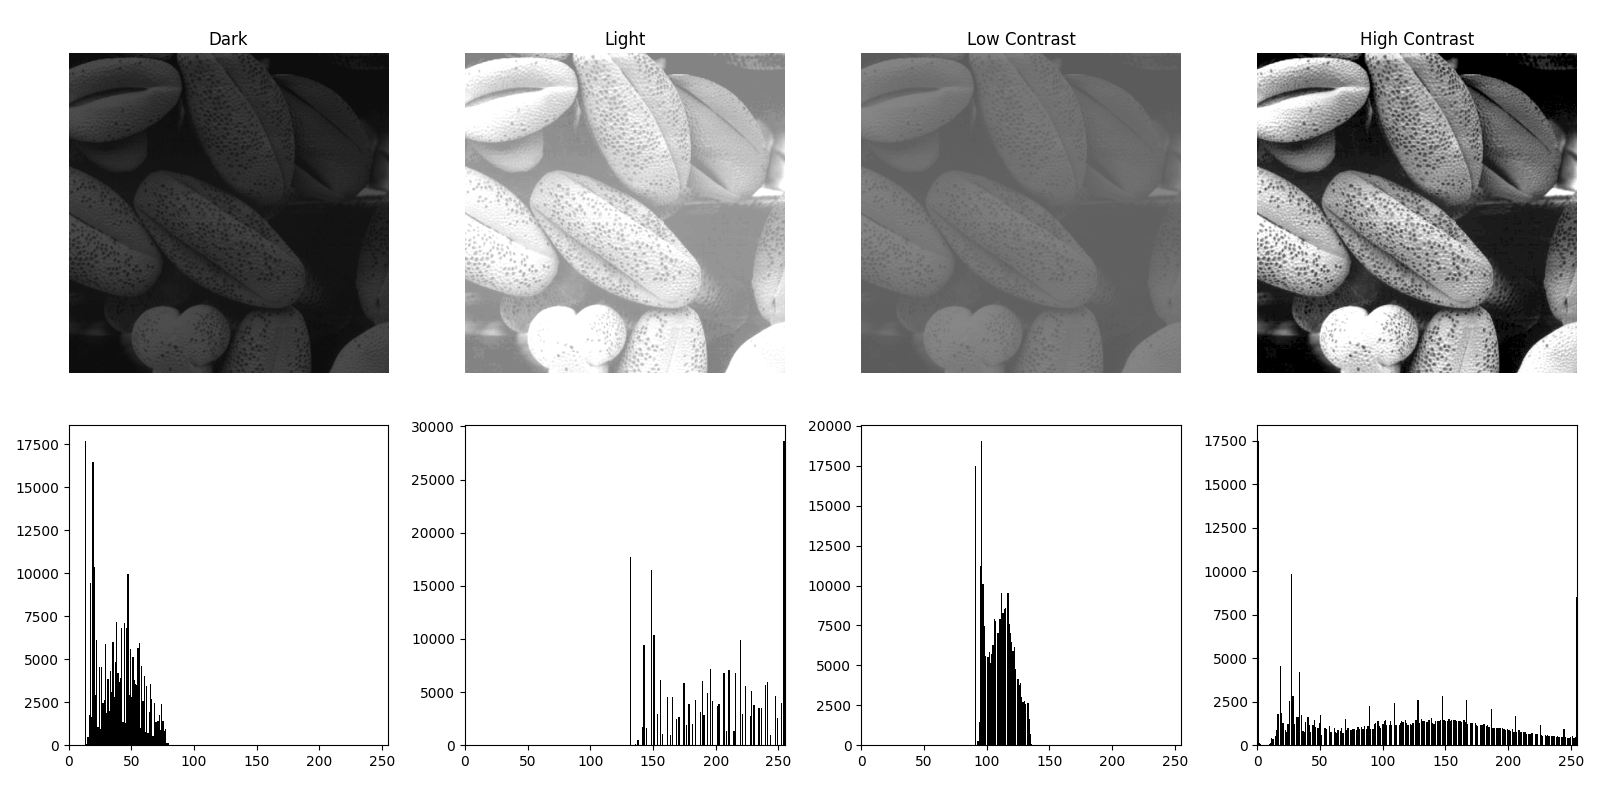

The Python source for this figure:

import sys
import os
import numpy as np
import matplotlib.pyplot as plt
from skimage.io import imread

base_dir = '/Users/michelkocher/michel/Data/DIP-DIPUM/DIP'
# Filenames key map
# MATLAB:
# f.dark = imread ('Pollen-dark.tif');
# f.light = imread ('Pollen-light.tif');
# f.lowcontrast = imread ('pollen-lowcontrast.tif');
# f.highcontrast = imread ('Pollen-high-contrast.tif');

files_map = [
    ('dark', 'Pollen-dark.tif', 'Dark'),
    ('light', 'Pollen-light.tif', 'Light'),
    ('lowcontrast', 'pollen-lowcontrast.tif', 'Low Contrast'),
    ('highcontrast', 'Pollen-high-contrast.tif', 'High Contrast')
]

images = []

for key, fname, title in files_map:
    path = os.path.join(base_dir, fname)
    img = imread(path)
    if img.ndim == 3: img = img[:,:,0]
    images.append((img, title))

# Plotting
fig, axes = plt.subplots(2, 4, figsize=(16, 8))

for i, (img, title) in enumerate(images):
    # Top row: Images
    ax_img = axes[0, i]
    # Use vmin=0, vmax=255 to show absolute intensity/contrast
    ax_img.imshow(img, cmap='gray', vmin=0, vmax=255)
    ax_img.set_title(title)
    ax_img.axis('off')

    # Bottom row: Histograms
    ax_hist = axes[1, i]
    counts, bins = np.histogram(img.ravel(), bins=256, range=(0, 255))
    # Plot bar. bins has 257 edges.
    # Use bin centers or left edges.
    # MATLAB bar usually centers on value if x is provided.
    # Here we just plot valid distribution.

    ax_hist.bar(bins[:-1], counts, width=1, color='black', align='edge')
    ax_hist.set_xlim([0, 255])
    # MATLAB has axis([0 255 0 max(N)]). matplotlib autolimits y usually fine.
    ax_hist.set_ylim([0, counts.max() * 1.05])

    # Make subplot square-ish aspect ratio like MATLAB 'axis square'?
    # In matplotlib, aspect='equal' forces data units to be equal-> not suitable for hist (x=255, y=3000).
    # We can set box aspect.
    ax_hist.set_box_aspect(1)

plt.tight_layout()
plt.savefig('Figure316.png')
print("Saved Figure316.png")
plt.show()
